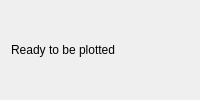
<?xml version="1.0" encoding="UTF-8"?>
<ui version="4.0">
    <class>PlotAndSaveOutputPage</class>
    <widget class="QWidget" name="PlotAndSaveOutputPage">
        <layout class="QGridLayout" name="gridLayout">
            <!-- Row 0 -->
            <item row="0" column="0" colspan="3">
                <widget class="QLabel" name="inputLabel">
                    <property name="text">
                        <string>Ready to be plotted</string>
                    </property>
                </widget>
            </item>
        </layout>
    </widget>
</ui>
